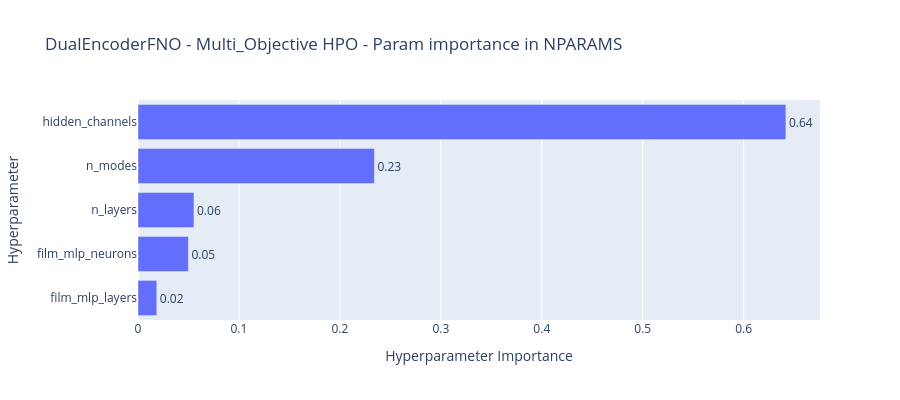

Notebook code for this chart:
### Code cell
fig_importance_params = vis.plot_param_importances(
    study, 
    target=lambda t: t.values[1],
    target_name="N Params"
)
fig_importance_params.update_layout(height=400, title="DualEncoderFNO - Multi_Objective HPO - Param importance in NPARAMS")
fig_importance_params.show()
fig_importance_params.write_html(str(cfg.hpo_dir / "rve1_hpo_param_importance_NPARAMS.html"))
print("✅ Parameter Importance saved")

### Figure 1 — Plotly figure (JSON) as saved in the notebook; plotly's stock layout.template omitted (floating-point values rounded to 4 significant figures)
{"data": [{"cliponaxis": false, "hovertemplate": ["film_mlp_layers (CategoricalDistribution): 0.01862992559026986<extra></extra>", "film_mlp_neurons (CategoricalDistribution): 0.04990741165616848<extra></extra>", "n_layers (CategoricalDistribution): 0.055440710763880546<extra></extra>", "n_modes (CategoricalDistribution): 0.23418424553326578<extra></extra>", "hidden_channels (CategoricalDistribution): 0.6418377064564154<extra></extra>"], "name": "N Params", "orientation": "h", "text": ["0.02", "0.05", "0.06", "0.23", "0.64"], "textposition": "outside", "type": "bar", "x": [0.01863, 0.04991, 0.05544, 0.2342, 0.6418], "y": ["film_mlp_layers", "film_mlp_neurons", "n_layers", "n_modes", "hidden_channels"]}], "layout": {"height": 400, "title": {"text": "DualEncoderFNO - Multi_Objective HPO - Param importance in NPARAMS"}, "xaxis": {"title": {"text": "Hyperparameter Importance"}}, "yaxis": {"title": {"text": "Hyperparameter"}}}}
